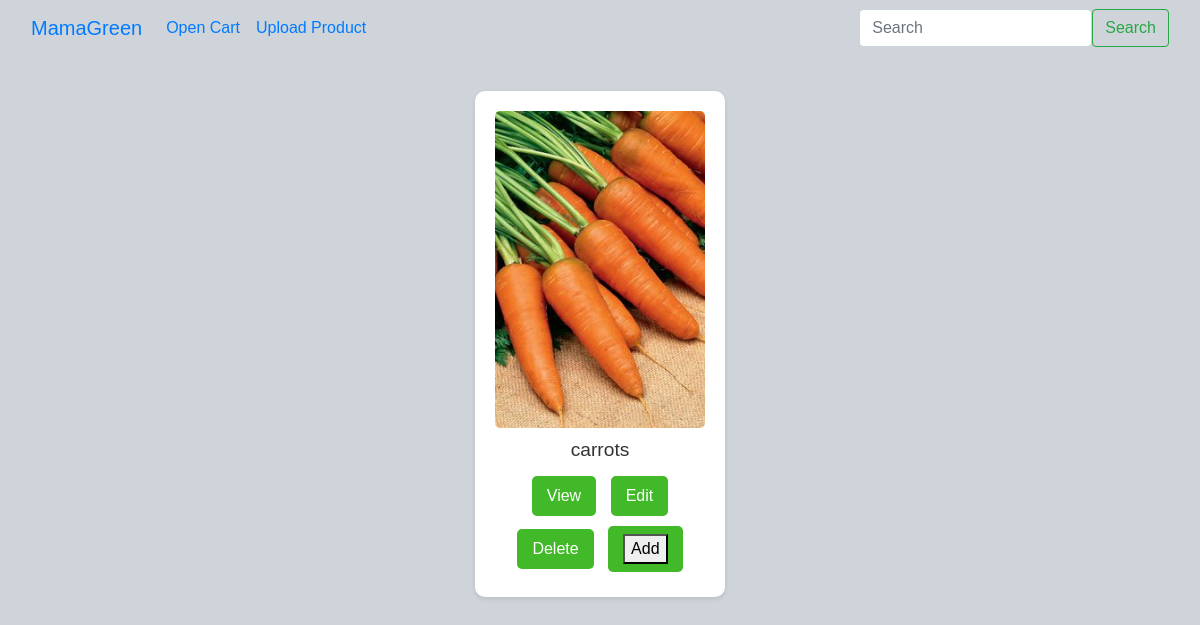
Page /inventory/products/list on the earlier database version.
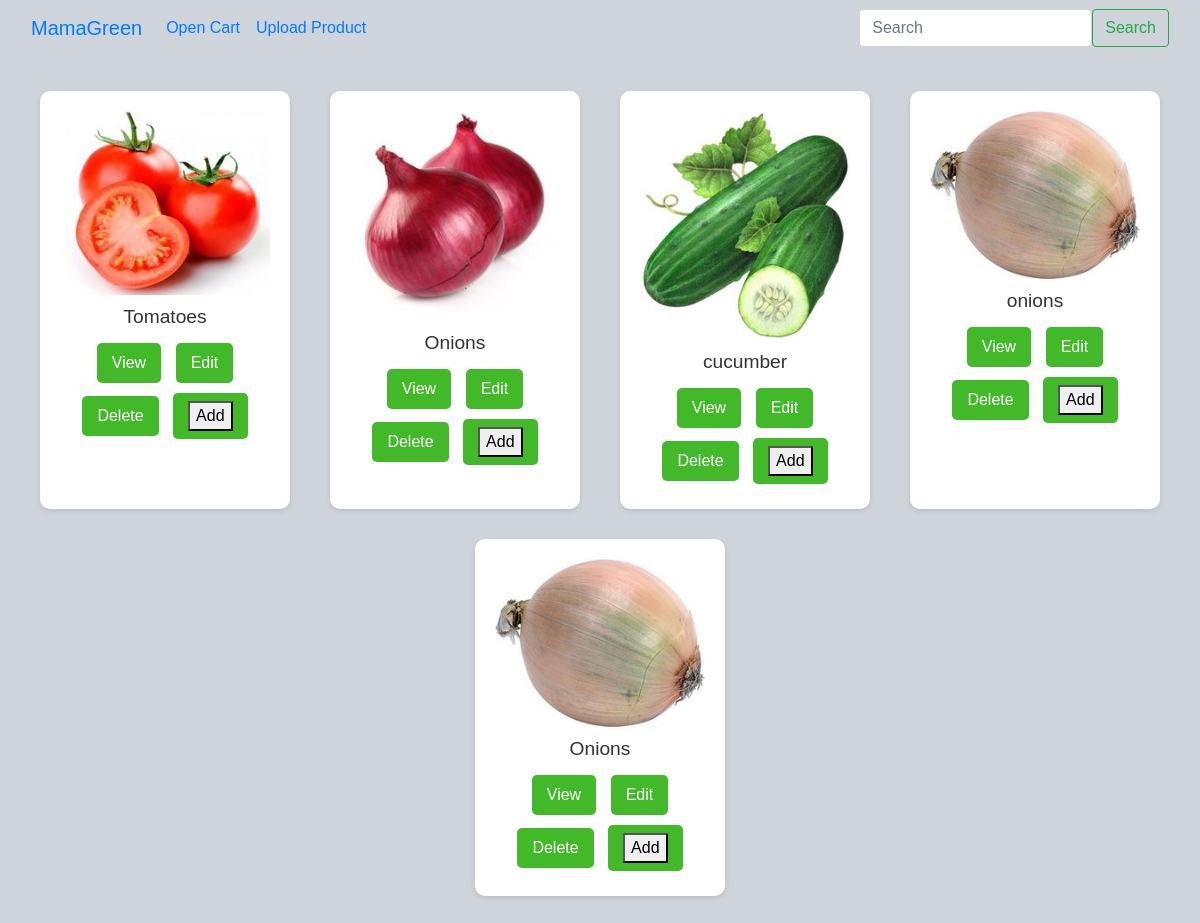
Same page on the later database version.
### inventory/models.py (models this page shows)
class Product(models.Model):
    vendor=models.ForeignKey(Vendor, null=True, on_delete=models.CASCADE)
    name=models.CharField(max_length=32)
    price=models.DecimalField(max_digits=8,decimal_places=2)
    description=models.TextField()
    image=models.ImageField(upload_to='media')
    date_created=models.DateTimeField(auto_now_add=True)
    date_updated=models.DateTimeField(auto_now=True)
    stock=models.PositiveIntegerField()

### inventory/views.py (the view)
# urls.py: path("products/list", products_list , name="products_list"),
def products_list(request):
    products = Product.objects.all()
    return render(request, 'inventory/products_list.html', {'products':products})

### templates/inventory/products_list.html (shortened to what this page needs)
<!DOCTYPE html>
<html lang="en">
<head>
    <link rel="stylesheet" href="https://cdn.jsdelivr.net/npm/bootstrap@4.3.1/dist/css/bootstrap.min.css">
    <nav class="navbar navbar-expand-lg bg-body-tertiary">
        <div class="container-fluid">
          <a class="navbar-brand" href= "{% url 'products_list' %}" >MamaGreen</a>
          <div class="collapse navbar-collapse" id="navbarSupportedContent">
            <ul class="navbar-nav me-auto mb-2 mb-lg-0">
              <li class="nav-item">
                <a class="nav-link active" aria-current="page" href="{% url 'view_cart' %}">Open Cart</a>
              </li>
              <li class="nav-item">
                <a class="nav-link" href= "{% url 'product_upload_view' %}">Upload Product</a>
              </li>
            </ul>
            <form action="{% url 'search' %}" method="get" class="d-flex  ml-auto">
                <input class="form-control me-2" type="text" name="query" placeholder="Search" aria-label="Search">
                <button class="btn btn-outline-success" type="submit">Search</button>
              </form>
          </div>
        </div>
      </nav>
</head>
<div class="allproducts">
    {% for product in products %}
         <div class="product-container">
            <img src="{{ product.image.url }}" />
            <h1 class="product-name">{{ product.name }}</h1>
             <a  class="name" href="{% url 'product_detail' id=product.id %}">View</a>
             <a class="name" href="{% url 'product_update_view' id=product.id %}">Edit </a>
             <a  class="name" href="{% url 'delete_product' id=product.id %}">Delete</a>
             <a class="name" href="{% url 'add_to_cart' id=product.id %}"><button class="add_to_cart">Add </button></a>
        </div>
    {% endfor %}
</div>
</body>
</html>

### templates/inventory/products_list.html (style rules this page uses)
h1 { margin-left: 45%; color: #41b929; }
.allproducts { display: flex; flex-wrap: wrap; justify-content: space-around; padding: 20px; }
.product-container { background-color: #fff; border-radius: 10px; box-shadow: 0 2px 5px rgba(0, 0, 0, 0.1); margin: 15px; padding: 20px; width: 250px; text-align: center; transition: transform 0.2s ease-in-out, box-shadow 0.2s ease-in-out; }
.product-container img { max-width: 100%; height: auto; border-radius: 5px; }
.product-name { font-size: 1.2rem; margin: 10px 0; color: #333; }
.name { display: inline-block; margin: 5px; padding: 8px 15px; text-decoration: none; color: #fff; background-color:#41b929; border-radius: 5px; transition: background-color 0.2s ease-in-out; }

Differences in the rows shown:
removed Product: image (picture), name "carrots"
added Product: image (picture), name "Tomatoes"
added Product: image (picture), name "Onions"
added Product: image (picture), name "cucumber"
added Product: image (picture), name "onions"
added Product: image (picture), name "Onions"
